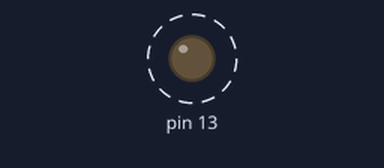
Simulated run of this sketch. Board: Arduino Uno, built with avr-gcc and run on an emulated ATmega328P. Parts: output pins drawn as LEDs (lit = HIGH). Dashed ring = blinking.

Above: at 0.2 s.
Timing chart, 0 to 3.0 s (numbered marks = the images above):
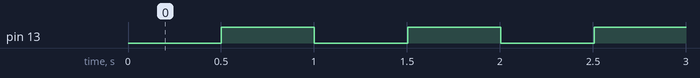

The sketch:

Millis_Blink.ino
```cpp
long UltimoMillis = 0;        // Variável de controle do tempo
long intervalo = 500;     // Tempo em ms do intervalo a ser executado
unsigned long AtualMillis;
void setup()
{
pinMode(13,OUTPUT);
digitalWrite(13,0);

}
void loop()
{
  AtualMillis = millis();    //Tempo atual em ms

  if (AtualMillis - UltimoMillis > intervalo)
  {
    UltimoMillis = AtualMillis;    // Salva o tempo atual
   Tempo();

  }
}


void Tempo()
{
digitalWrite(13,!digitalRead(13));

}
```

Measured:
- by itself, pin 13: alternates HIGH for 0.50 s and LOW for 0.50 s
